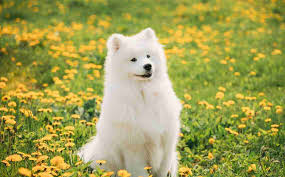
#> input picture Python/phs3.10/cv2/dog.jpg, 285 x 177 px
$ python stylish.py
#> lines starting #> are read from the running program, lines starting #| are printed output that depends on the picture
import cv2

def callBack1():
    pass

def callBack2():
    pass

path = "dog.jpg"

img1 = cv2.imread(path)
#> img1 is the input picture: shape (177, 285, 3); mean B, G, R 82.8, 159.8, 161
img1 = cv2.resize(img1, (400,400))
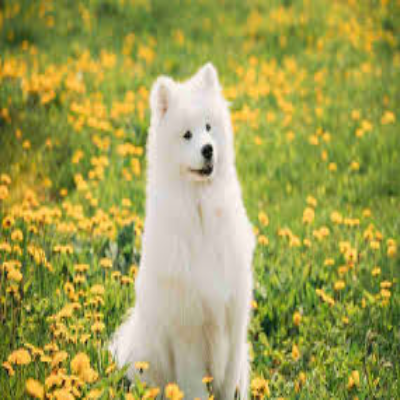
#> img1: shape (400, 400, 3); mean B, G, R 82.7, 159.6, 160.8

cv2.namedWindow("style", cv2.WINDOW_NORMAL)
cv2.createTrackbar('sig_S', "style", 1, 2000, callBack1)
cv2.createTrackbar('sig_R', "style", 1, 100, callBack2)


while True:

    s = cv2.getTrackbarPos("sig_S", "style")/10
    r = cv2.getTrackbarPos("sig_R", "style")/100

    img1_style = cv2.stylization(img1, sigma_s= s, sigma_r= r)
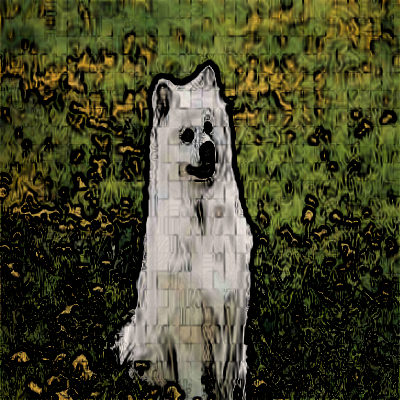
#> img1_style: shape (400, 400, 3); mean B, G, R 41.1, 68, 67.8

    #cv2.imshow("dog",img1)
    cv2.imshow("style", img1_style)

    if cv2.waitKey(10) & 0xff == ord('q'):
#> (key q is pressed here)
        break


cv2.destroyAllWindows
